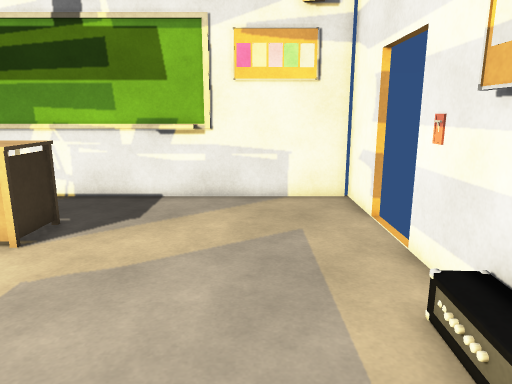
view 1 (above)

21 first-person views from a walk through a Unity game level. The camera is 1.5 m above the floor, tilts 12° down and sees 70° across. The floor is counted in squares, 0.5 m on a side. Each view is taken from the middle of a square. On the plan, view 1 faces up. The plan holds only what a view shows up to about 20 squares ahead; the rest is blank. The player character is not drawn. Door leaves are left out, so doorways stand open.

view 2
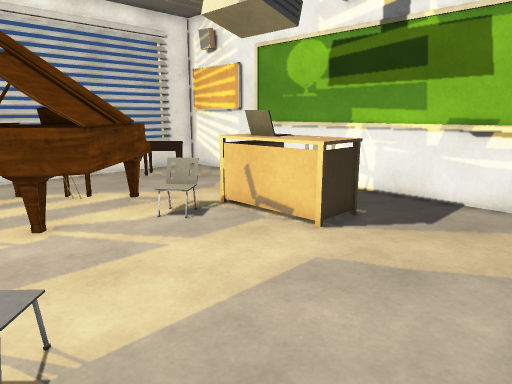

view 3
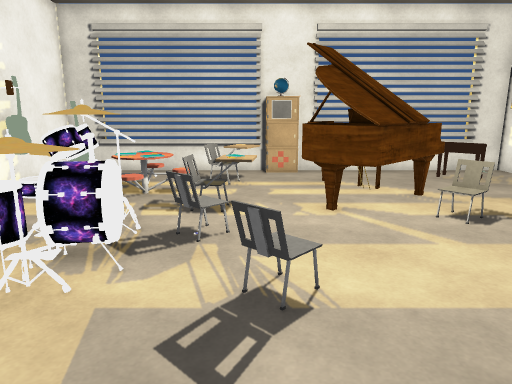

view 4
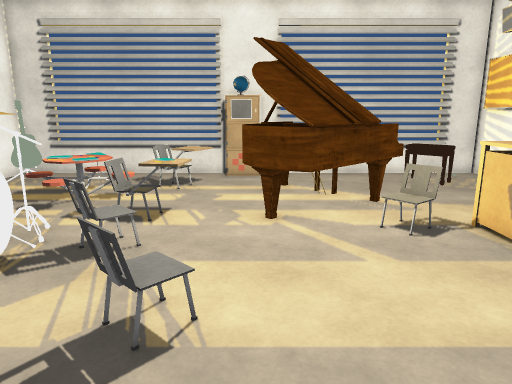

view 5
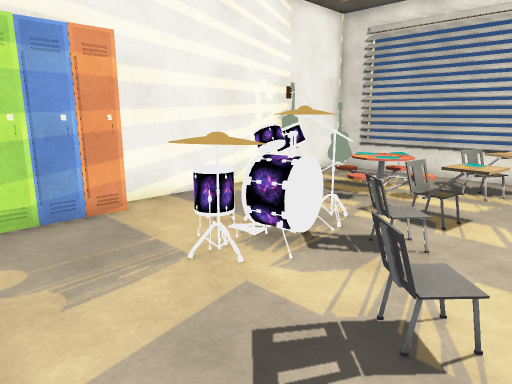

view 6
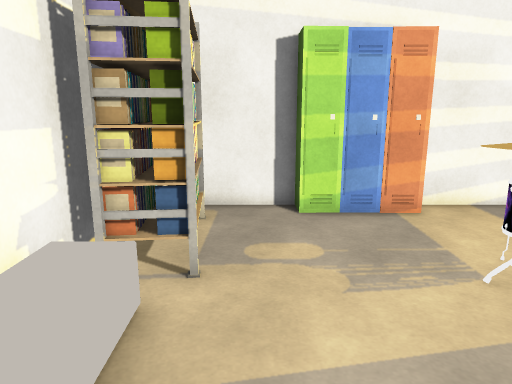

view 7
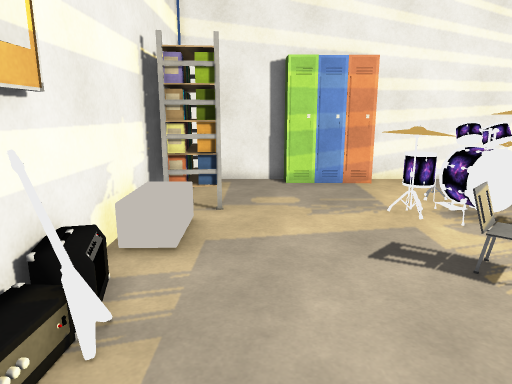

view 8
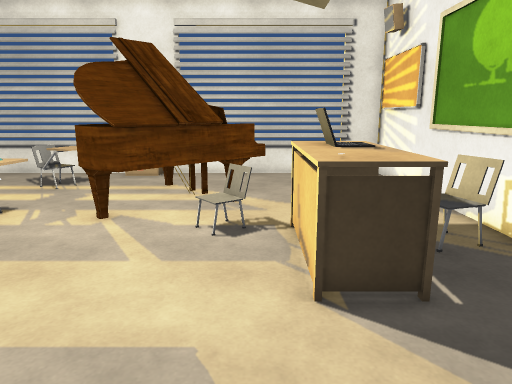

view 9
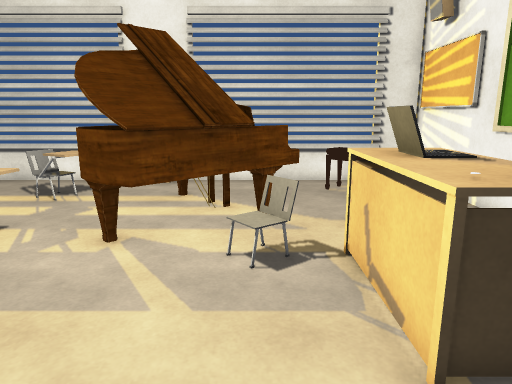

view 10
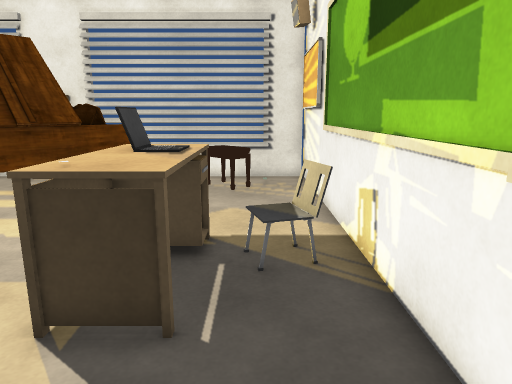

view 11
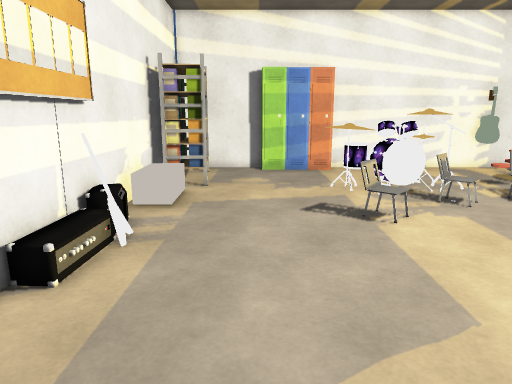

view 12
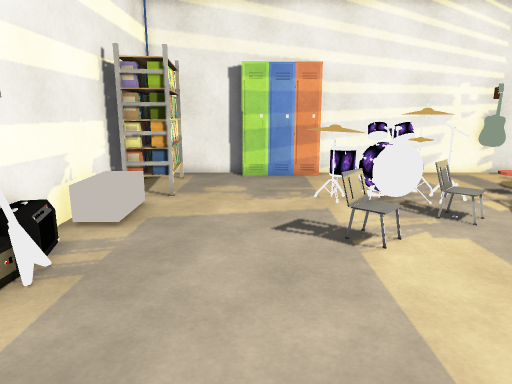

view 13
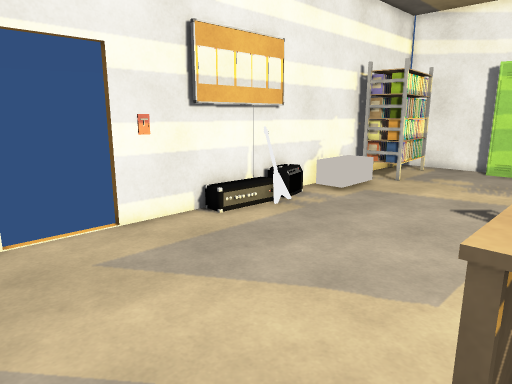

view 14
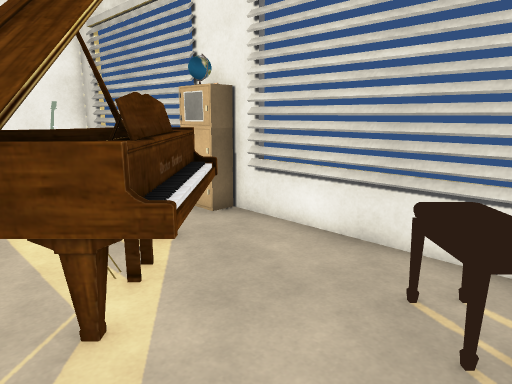

view 15
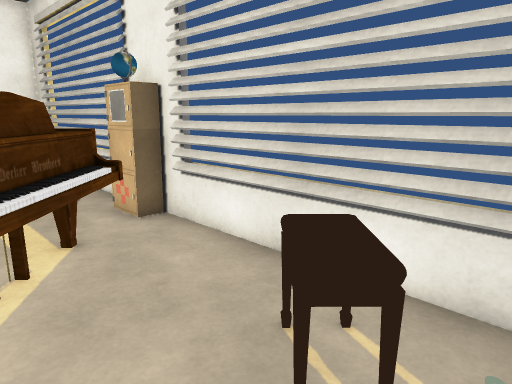

view 16
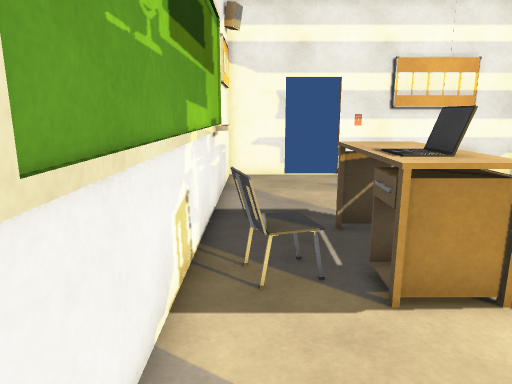

view 17
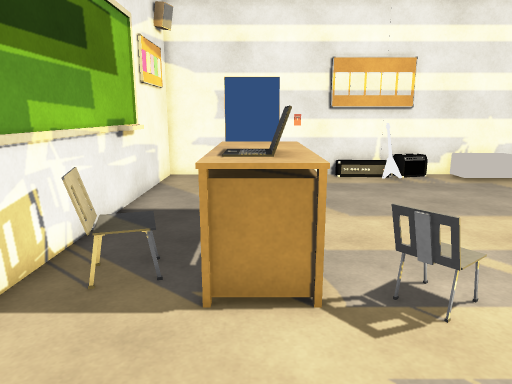

view 18
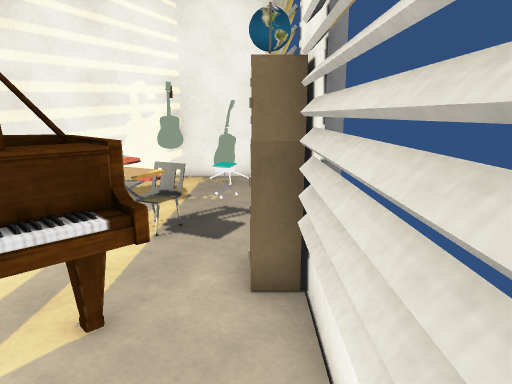

view 19
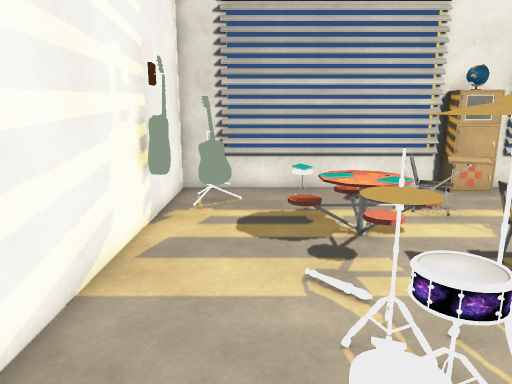

view 20
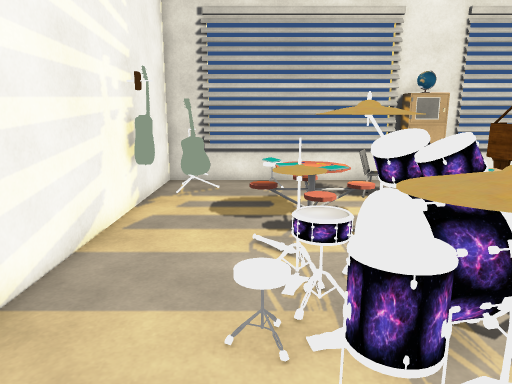

view 21
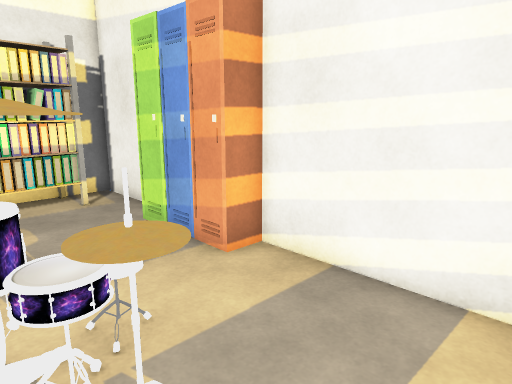

### Floor plan
Key: @ floor where view 1 was taken; # wall or solid block; . floor; D open door; C chair; T table; L laptop; K locker; G guitar; R rack; O other object.
Columns run from 19 left of view 1 to 4 right of it. Each row starts with its distance up from view 1.
 13 #######################
 12 #.........CC..........##
 11 # .O..................##
 10 # OO.....TLLTT........DD
  9 # OO.....TLLTTT.......DD
  8 #........TLLTTT........D
  7 #....OO..C............O#
  6 #...OOOO.OO........... #
  5 #..OOOOOO.............O#
  4 #.OOOOOOOO............O#
  3 # .OOOOOOOO...........G#
  2 #K..OOOOOO............O#
  1 #K....................##
  0 ##..CC..CC....CC...@..##
 -1 #..CCC..CC.OC........OO#
 -2 #..CC...CC..C........OO#
 -3 #.....O...OOOOOO.....OO#
 -4 #....T O..OOOOOO....RRR#
 -5 #.O...O...OOOOOO....RRR
 -6 #.....O...OO........RRR
 -7 #...................RRR
 -8 # O..................RR
 -9 # OO.G........K#KK#... #
-10  ####G##########  ######

Positions as (right, up) in squares from view 1, and headings:
1: (0, 0), facing up
2: (0, 0), facing up-left
3: (1, 0), facing left
4: (0, 2), facing left
5: (0, 2), facing down-left
6: (0, 2), facing down
7: (0, 7), facing down
8: (0, 7), facing left
9: (-2, 6), facing left
10: (-1, 11), facing left
11: (-1, 11), facing down
12: (-2, 9), facing down
13: (-6, 12), facing down-right
14: (-11, 11), facing down-left
15: (-13, 12), facing down-left
16: (-15, 12), facing right
17: (-15, 9), facing right
18: (-18, 8), facing down
19: (-4, -7), facing left
20: (-2, -6), facing left
21: (-11, -4), facing down-right
